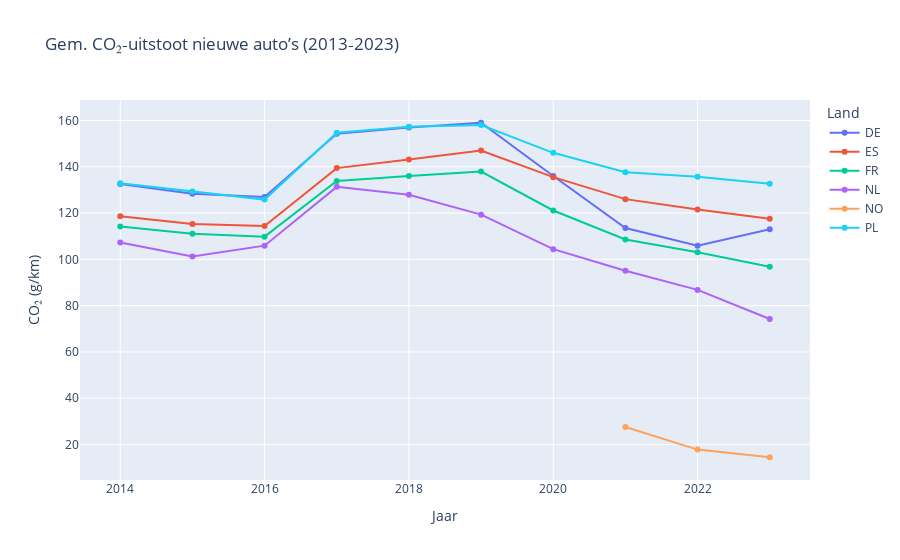

Notebook cell for this chart:
### Markdown cell above
## Visualisatie 2.1 – Evolutie CO₂‑uitstoot per land

### Code cell
fig_line = px.line(focus, x='year', y='co2', color='geo',
                   title='Gem. CO₂‑uitstoot nieuwe auto’s (2013‑2023)',
                   labels=dict(year='Jaar', co2='CO₂ (g/km)', geo='Land'))
fig_line.update_traces(mode='lines+markers')
fig_line.show()

### Figure 1 — Plotly figure (JSON) as saved in the notebook; plotly's stock layout.template omitted (floating-point values rounded to 4 significant figures)
{"data": [{"hovertemplate": "Land=DE<br>Jaar=%{x}<br>CO₂ (g/km)=%{y}<extra></extra>", "legendgroup": "DE", "line": {"color": "#636efa", "dash": "solid"}, "marker": {"symbol": "circle"}, "mode": "lines+markers", "name": "DE", "orientation": "v", "showlegend": true, "type": "scatter", "x": [2014, 2015, 2016, 2017, 2018, 2019, 2020, 2021, 2022, 2023], "xaxis": "x", "y": [132.5, 128.3, 126.9, 154.2, 157, 159, 136, 113.5, 105.9, 113], "yaxis": "y"}, {"hovertemplate": "Land=ES<br>Jaar=%{x}<br>CO₂ (g/km)=%{y}<extra></extra>", "legendgroup": "ES", "line": {"color": "#EF553B", "dash": "solid"}, "marker": {"symbol": "circle"}, "mode": "lines+markers", "name": "ES", "orientation": "v", "showlegend": true, "type": "scatter", "x": [2014, 2015, 2016, 2017, 2018, 2019, 2020, 2021, 2022, 2023], "xaxis": "x", "y": [118.6, 115.3, 114.4, 139.4, 143.1, 147, 135.5, 126, 121.5, 117.5], "yaxis": "y"}, {"hovertemplate": "Land=FR<br>Jaar=%{x}<br>CO₂ (g/km)=%{y}<extra></extra>", "legendgroup": "FR", "line": {"color": "#00cc96", "dash": "solid"}, "marker": {"symbol": "circle"}, "mode": "lines+markers", "name": "FR", "orientation": "v", "showlegend": true, "type": "scatter", "x": [2014, 2015, 2016, 2017, 2018, 2019, 2020, 2021, 2022, 2023], "xaxis": "x", "y": [114.2, 111, 109.8, 133.8, 136, 137.9, 121.1, 108.6, 103.1, 96.8], "yaxis": "y"}, {"hovertemplate": "Land=NL<br>Jaar=%{x}<br>CO₂ (g/km)=%{y}<extra></extra>", "legendgroup": "NL", "line": {"color": "#ab63fa", "dash": "solid"}, "marker": {"symbol": "circle"}, "mode": "lines+markers", "name": "NL", "orientation": "v", "showlegend": true, "type": "scatter", "x": [2014, 2015, 2016, 2017, 2018, 2019, 2020, 2021, 2022, 2023], "xaxis": "x", "y": [107.3, 101.2, 105.9, 131.3, 127.9, 119.3, 104.4, 95.1, 86.8, 74.2], "yaxis": "y"}, {"hovertemplate": "Land=NO<br>Jaar=%{x}<br>CO₂ (g/km)=%{y}<extra></extra>", "legendgroup": "NO", "line": {"color": "#FFA15A", "dash": "solid"}, "marker": {"symbol": "circle"}, "mode": "lines+markers", "name": "NO", "orientation": "v", "showlegend": true, "type": "scatter", "x": [2021, 2022, 2023], "xaxis": "x", "y": [27.6, 17.8, 14.5], "yaxis": "y"}, {"hovertemplate": "Land=PL<br>Jaar=%{x}<br>CO₂ (g/km)=%{y}<extra></extra>", "legendgroup": "PL", "line": {"color": "#19d3f3", "dash": "solid"}, "marker": {"symbol": "circle"}, "mode": "lines+markers", "name": "PL", "orientation": "v", "showlegend": true, "type": "scatter", "x": [2014, 2015, 2016, 2017, 2018, 2019, 2020, 2021, 2022, 2023], "xaxis": "x", "y": [132.9, 129.3, 125.8, 154.7, 157.3, 158, 146, 137.6, 135.7, 132.7], "yaxis": "y"}], "layout": {"legend": {"title": {"text": "Land"}, "tracegroupgap": 0}, "title": {"text": "Gem. CO₂‑uitstoot nieuwe auto’s (2013‑2023)"}, "xaxis": {"anchor": "y", "domain": [0, 1], "title": {"text": "Jaar"}}, "yaxis": {"anchor": "x", "domain": [0, 1], "title": {"text": "CO₂ (g/km)"}}}}
